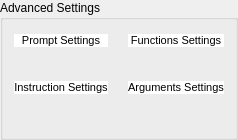
             <widget class="QGroupBox" name="groupBox_9">
              <property name="title">
               <string>Advanced Settings</string>
              </property>
              <layout class="QGridLayout" name="gridLayout_38">
               <item row="0" column="0">
                <layout class="QGridLayout" name="gridLayout_37">
                 <item row="1" column="0">
                  <spacer name="verticalSpacer_10">
                   <property name="orientation">
                    <enum>Qt::Vertical</enum>
                   </property>
                   <property name="sizeType">
                    <enum>QSizePolicy::Maximum</enum>
                   </property>
                   <property name="sizeHint" stdset="0">
                    <size>
                     <width>20</width>
                     <height>24</height>
                    </size>
                   </property>
                  </spacer>
                 </item>
                 <item row="0" column="0">
                  <widget class="QPushButton" name="PromptSettings">
                   <property name="font">
                    <font>
                     <pointsize>-1</pointsize>
                    </font>
                   </property>
                   <property name="styleSheet">
                    <string notr="true">            QPushButton {
                background-color: white;

                border-radius: 13px;  /* Borda arredondada (círculo) */
                color: black;  /* Cor do texto alterada para preto */
                font-size: 11px;  /* Ajuste do tamanho do ícone */
            }
</string>
                   </property>
                   <property name="text">
                    <string>Prompt Settings</string>
                   </property>
                   <property name="icon">
                    <iconset resource="../Qss/icons/_icons.qrc">
                     <normaloff>:/material_design/icons/material_design/text_snippet.png</normaloff>:/material_design/icons/material_design/text_snippet.png</iconset>
                   </property>
                   <property name="iconSize">
                    <size>
                     <width>21</width>
                     <height>18</height>
                    </size>
                   </property>
                  </widget>
                 </item>
                 <item row="2" column="2">
                  <widget class="QPushButton" name="ArgumentsSettings">
                   <property name="styleSheet">
                    <string notr="true">            QPushButton {
                background-color: white;

                border-radius: 13px;  /* Borda arredondada (círculo) */
                color: black;  /* Cor do texto alterada para preto */
                font-size: 11px;  /* Ajuste do tamanho do ícone */
            }
</string>
                   </property>
                   <property name="text">
                    <string>Arguments Settings</string>
                   </property>
                   <property name="icon">
                    <iconset resource="../Qss/icons/_icons.qrc">
                     <normaloff>:/material_design/icons/material_design/settings_remote.png</normaloff>:/material_design/icons/material_design/settings_remote.png</iconset>
                   </property>
                   <property name="iconSize">
                    <size>
                     <width>23</width>
                     <height>14</height>
                    </size>
                   </property>
                  </widget>
                 </item>
                 <item row="0" column="2">
                  <widget class="QPushButton" name="FunctionsSettings">
                   <property name="styleSheet">
                    <string notr="true">            QPushButton {
                background-color: white;

                border-radius: 13px;  /* Borda arredondada (círculo) */
                color: black;  /* Cor do texto alterada para preto */
                font-size: 11px;  /* Ajuste do tamanho do ícone */
            }
</string>
                   </property>
                   <property name="text">
                    <string>Functions Settings</string>
                   </property>
                   <property name="icon">
                    <iconset resource="../Qss/icons/_icons.qrc">
                     <normaloff>:/material_design/icons/material_design/settings_input_component.png</normaloff>:/material_design/icons/material_design/settings_input_component.png</iconset>
                   </property>
                   <property name="iconSize">
                    <size>
                     <width>18</width>
                     <height>18</height>
                    </size>
                   </property>
                  </widget>
                 </item>
                 <item row="3" column="0">
                  <spacer name="verticalSpacer_9">
                   <property name="orientation">
                    <enum>Qt::Vertical</enum>
                   </property>
                   <property name="sizeType">
                    <enum>QSizePolicy::Fixed</enum>
                   </property>
                   <property name="sizeHint" stdset="0">
                    <size>
                     <width>20</width>
                     <height>32</height>
                    </size>
                   </property>
                  </spacer>
                 </item>
                 <item row="2" column="0">
                  <widget class="QPushButton" name="InstructionSettings">
                   <property name="styleSheet">
                    <string notr="true">            QPushButton {
                background-color: white;

                border-radius: 13px;  /* Borda arredondada (círculo) */
                color: black;  /* Cor do texto alterada para preto */
                font-size: 11px;  /* Ajuste do tamanho do ícone */
            }
</string>
                   </property>
                   <property name="text">
                    <string>Instruction Settings</string>
                   </property>
                   <property name="icon">
                    <iconset resource="../Qss/icons/_icons.qrc">
                     <normaloff>:/material_design/icons/material_design/person_pin.png</normaloff>:/material_design/icons/material_design/person_pin.png</iconset>
                   </property>
                   <property name="iconSize">
                    <size>
                     <width>18</width>
                     <height>18</height>
                    </size>
                   </property>
                  </widget>
                 </item>
                 <item row="0" column="1">
                  <spacer name="horizontalSpacer_3">
                   <property name="orientation">
                    <enum>Qt::Horizontal</enum>
                   </property>
                   <property name="sizeType">
                    <enum>QSizePolicy::Maximum</enum>
                   </property>
                   <property name="sizeHint" stdset="0">
                    <size>
                     <width>14</width>
                     <height>20</height>
                    </size>
                   </property>
                  </spacer>
                 </item>
                </layout>
               </item>
              </layout>
             </widget>
